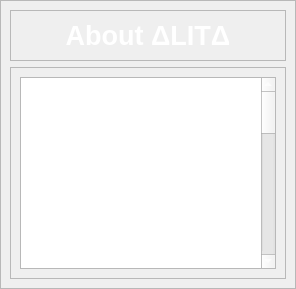
         <widget class="QWidget" name="aboutPage">
          <layout class="QVBoxLayout" name="verticalLayout_18">
           <property name="spacing">
            <number>0</number>
           </property>
           <property name="leftMargin">
            <number>0</number>
           </property>
           <property name="topMargin">
            <number>0</number>
           </property>
           <property name="rightMargin">
            <number>0</number>
           </property>
           <property name="bottomMargin">
            <number>0</number>
           </property>
           <item>
            <widget class="QFrame" name="frame_12">
             <property name="frameShape">
              <enum>QFrame::StyledPanel</enum>
             </property>
             <property name="frameShadow">
              <enum>QFrame::Raised</enum>
             </property>
             <layout class="QVBoxLayout" name="verticalLayout_20">
              <item>
               <widget class="QFrame" name="frame_13">
                <property name="font">
                 <font>
                  <weight>75</weight>
                  <bold>true</bold>
                 </font>
                </property>
                <property name="frameShape">
                 <enum>QFrame::StyledPanel</enum>
                </property>
                <property name="frameShadow">
                 <enum>QFrame::Raised</enum>
                </property>
                <layout class="QVBoxLayout" name="verticalLayout_21">
                 <item alignment="Qt::AlignTop">
                  <widget class="QLabel" name="label_9">
                   <property name="font">
                    <font>
                     <pointsize>20</pointsize>
                     <weight>75</weight>
                     <italic>false</italic>
                     <bold>true</bold>
                     <underline>false</underline>
                     <strikeout>false</strikeout>
                    </font>
                   </property>
                   <property name="styleSheet">
                    <string notr="true">color:#fff;</string>
                   </property>
                   <property name="text">
                    <string>About ΔLITΔ</string>
                   </property>
                   <property name="alignment">
                    <set>Qt::AlignCenter</set>
                   </property>
                  </widget>
                 </item>
                </layout>
               </widget>
              </item>
              <item>
               <widget class="QFrame" name="frame_14">
                <property name="sizePolicy">
                 <sizepolicy hsizetype="Preferred" vsizetype="Expanding">
                  <horstretch>0</horstretch>
                  <verstretch>0</verstretch>
                 </sizepolicy>
                </property>
                <property name="frameShape">
                 <enum>QFrame::StyledPanel</enum>
                </property>
                <property name="frameShadow">
                 <enum>QFrame::Raised</enum>
                </property>
                <layout class="QVBoxLayout" name="verticalLayout_22">
                 <item>
                  <widget class="QTextEdit" name="textEdit">
                   <property name="font">
                    <font>
                     <pointsize>15</pointsize>
                    </font>
                   </property>
                   <property name="styleSheet">
                    <string notr="true">color:#fff;

</string>
                   </property>
                   <property name="html">
                    <string>&lt;!DOCTYPE HTML PUBLIC &quot;-//W3C//DTD HTML 4.0//EN&quot; &quot;http://www.w3.org/TR/REC-html40/strict.dtd&quot;&gt;
&lt;html&gt;&lt;head&gt;&lt;meta name=&quot;qrichtext&quot; content=&quot;1&quot; /&gt;&lt;style type=&quot;text/css&quot;&gt;
p, li { white-space: pre-wrap; }
&lt;/style&gt;&lt;/head&gt;&lt;body style=&quot; font-family:'MS Shell Dlg 2'; font-size:15pt; font-weight:400; font-style:normal;&quot;&gt;
&lt;p align=&quot;justify&quot; style=&quot; margin-top:0px; margin-bottom:0px; margin-left:0px; margin-right:0px; -qt-block-indent:0; text-indent:0px;&quot;&gt;&lt;span style=&quot; font-size:18pt;&quot;&gt;Alita is based on the python as it has a standard library in development, and a few for AI. It has an intuitive syntax, basic control flow, and data structures. Alita can help you to Complete some chores like sending emails, many more tasks can be performed over voice command and not only that you can ask some questions of which you don’t know answers like simple math problems and questions about history and assistant can give you information and resources to look upon.&lt;/span&gt;&lt;/p&gt;&lt;/body&gt;&lt;/html&gt;</string>
                   </property>
                  </widget>
                 </item>
                </layout>
               </widget>
              </item>
             </layout>
            </widget>
           </item>
          </layout>
         </widget>
